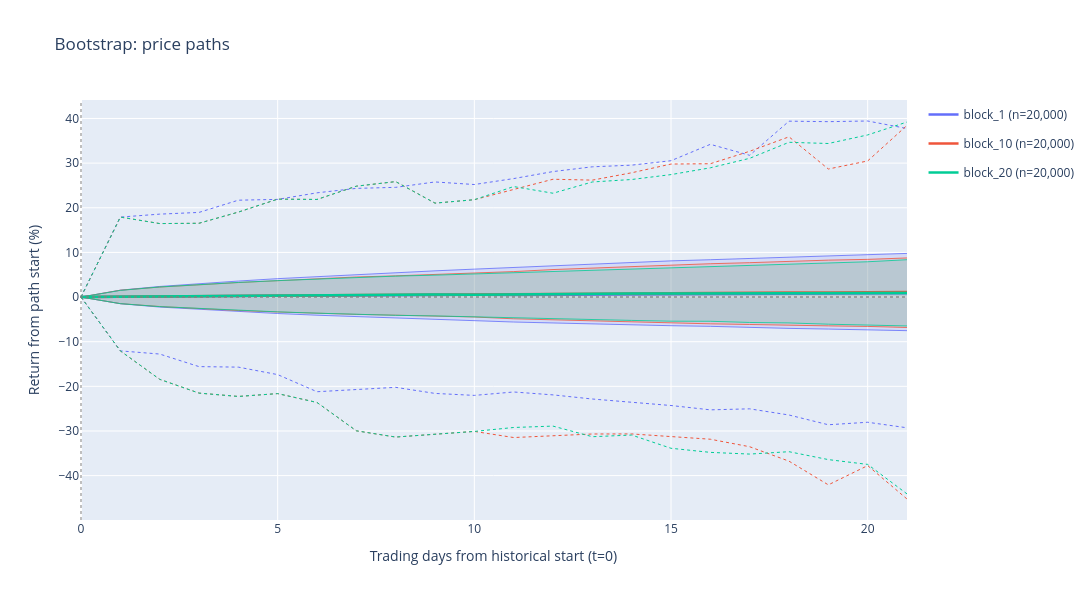

The notebook cell this image was saved under:
### Code cell
bootstrap.plot_paths()

### Figure 1 — Plotly figure (JSON) as saved in the notebook; plotly's stock layout.template omitted (floating-point values rounded to 4 significant figures)
{"data": [{"hovertemplate": "block_1 — P10<br>Trading day: %{x}<br>Return: %{y:.2f}%<extra></extra>", "legendgroup": "Bootstrap / block_1", "line": {"color": "#636EFA", "dash": "solid", "width": 0.8}, "mode": "lines", "name": "block_1 P10", "showlegend": false, "type": "scatter", "x": [0, 1, 2, 3, 4, 5, 6, 7, 8, 9, 10, 11, 12, 13, 14, 15, 16, 17, 18, 19, 20, 21], "y": [0, -1.489, -2.246, -2.779, -3.296, -3.689, -4.068, -4.404, -4.71, -5.052, -5.352, -5.592, -5.804, -6.049, -6.226, -6.421, -6.558, -6.828, -7.021, -7.173, -7.287, -7.532]}, {"fill": "tonexty", "fillcolor": "rgba(99,110,250,0.14)", "hovertemplate": "block_1 — P90<br>Trading day: %{x}<br>Return: %{y:.2f}%<extra></extra>", "legendgroup": "Bootstrap / block_1", "line": {"color": "#636EFA", "dash": "solid", "width": 0.8}, "mode": "lines", "name": "block_1 P90", "showlegend": false, "type": "scatter", "x": [0, 1, 2, 3, 4, 5, 6, 7, 8, 9, 10, 11, 12, 13, 14, 15, 16, 17, 18, 19, 20, 21], "y": [0, 1.538, 2.373, 3.039, 3.583, 4.122, 4.594, 5.085, 5.503, 5.871, 6.253, 6.652, 7.012, 7.323, 7.69, 8.105, 8.36, 8.662, 8.936, 9.262, 9.538, 9.775]}, {"hovertemplate": "block_1 — Min<br>Trading day: %{x}<br>Return: %{y:.2f}%<extra></extra>", "legendgroup": "Bootstrap / block_1", "line": {"color": "#636EFA", "dash": "dot", "width": 1}, "mode": "lines", "name": "block_1 Min", "showlegend": false, "type": "scatter", "x": [0, 1, 2, 3, 4, 5, 6, 7, 8, 9, 10, 11, 12, 13, 14, 15, 16, 17, 18, 19, 20, 21], "y": [0, -12.06, -12.77, -15.58, -15.7, -17.37, -21.21, -20.65, -20.22, -21.59, -22.03, -21.27, -21.91, -22.84, -23.55, -24.3, -25.27, -25.04, -26.42, -28.61, -28.05, -29.28]}, {"hovertemplate": "block_1 — Max<br>Trading day: %{x}<br>Return: %{y:.2f}%<extra></extra>", "legendgroup": "Bootstrap / block_1", "line": {"color": "#636EFA", "dash": "dot", "width": 1}, "mode": "lines", "name": "block_1 Max", "showlegend": false, "type": "scatter", "x": [0, 1, 2, 3, 4, 5, 6, 7, 8, 9, 10, 11, 12, 13, 14, 15, 16, 17, 18, 19, 20, 21], "y": [0, 17.91, 18.57, 18.96, 21.7, 21.88, 23.35, 24.35, 24.57, 25.78, 25.21, 26.54, 28.1, 29.17, 29.55, 30.54, 34.21, 31.75, 39.4, 39.29, 39.44, 37.75]}, {"hovertemplate": "block_1 — Median<br>Trading day: %{x}<br>Return: %{y:.2f}%<extra></extra>", "legendgroup": "Bootstrap / block_1", "line": {"color": "#636EFA", "dash": "solid", "width": 2.5}, "mode": "lines", "name": "block_1 (n=20,000)", "showlegend": true, "type": "scatter", "x": [0, 1, 2, 3, 4, 5, 6, 7, 8, 9, 10, 11, 12, 13, 14, 15, 16, 17, 18, 19, 20, 21], "y": [0, 0.08367, 0.1572, 0.2114, 0.2718, 0.2906, 0.3076, 0.3785, 0.4147, 0.467, 0.5085, 0.4799, 0.5016, 0.5529, 0.5585, 0.6153, 0.6783, 0.6753, 0.723, 0.7173, 0.7761, 0.825]}, {"hovertemplate": "block_10 — P10<br>Trading day: %{x}<br>Return: %{y:.2f}%<extra></extra>", "legendgroup": "Bootstrap / block_10", "line": {"color": "#EF553B", "dash": "solid", "width": 0.8}, "mode": "lines", "name": "block_10 P10", "showlegend": false, "type": "scatter", "x": [0, 1, 2, 3, 4, 5, 6, 7, 8, 9, 10, 11, 12, 13, 14, 15, 16, 17, 18, 19, 20, 21], "y": [0, -1.478, -2.122, -2.605, -3.015, -3.348, -3.655, -3.884, -4.062, -4.26, -4.47, -4.874, -5.101, -5.371, -5.664, -5.809, -5.999, -6.146, -6.358, -6.457, -6.58, -6.817]}, {"fill": "tonexty", "fillcolor": "rgba(239,85,59,0.14)", "hovertemplate": "block_10 — P90<br>Trading day: %{x}<br>Return: %{y:.2f}%<extra></extra>", "legendgroup": "Bootstrap / block_10", "line": {"color": "#EF553B", "dash": "solid", "width": 0.8}, "mode": "lines", "name": "block_10 P90", "showlegend": false, "type": "scatter", "x": [0, 1, 2, 3, 4, 5, 6, 7, 8, 9, 10, 11, 12, 13, 14, 15, 16, 17, 18, 19, 20, 21], "y": [0, 1.535, 2.238, 2.778, 3.248, 3.662, 4.111, 4.497, 4.748, 5.03, 5.26, 5.706, 6.16, 6.525, 6.868, 7.127, 7.466, 7.699, 8.026, 8.268, 8.441, 8.758]}, {"hovertemplate": "block_10 — Min<br>Trading day: %{x}<br>Return: %{y:.2f}%<extra></extra>", "legendgroup": "Bootstrap / block_10", "line": {"color": "#EF553B", "dash": "dot", "width": 1}, "mode": "lines", "name": "block_10 Min", "showlegend": false, "type": "scatter", "x": [0, 1, 2, 3, 4, 5, 6, 7, 8, 9, 10, 11, 12, 13, 14, 15, 16, 17, 18, 19, 20, 21], "y": [0, -12.06, -18.43, -21.52, -22.27, -21.63, -23.61, -29.96, -31.36, -30.8, -30.1, -31.47, -31.08, -30.68, -30.66, -31.17, -31.84, -33.53, -36.76, -42.07, -37.75, -45.24]}, {"hovertemplate": "block_10 — Max<br>Trading day: %{x}<br>Return: %{y:.2f}%<extra></extra>", "legendgroup": "Bootstrap / block_10", "line": {"color": "#EF553B", "dash": "dot", "width": 1}, "mode": "lines", "name": "block_10 Max", "showlegend": false, "type": "scatter", "x": [0, 1, 2, 3, 4, 5, 6, 7, 8, 9, 10, 11, 12, 13, 14, 15, 16, 17, 18, 19, 20, 21], "y": [0, 17.91, 16.46, 16.52, 19.03, 21.93, 21.86, 24.83, 25.86, 21.04, 21.81, 24.13, 26.39, 26.19, 27.84, 29.79, 29.86, 32.65, 35.89, 28.68, 30.49, 38.45]}, {"hovertemplate": "block_10 — Median<br>Trading day: %{x}<br>Return: %{y:.2f}%<extra></extra>", "legendgroup": "Bootstrap / block_10", "line": {"color": "#EF553B", "dash": "solid", "width": 2.5}, "mode": "lines", "name": "block_10 (n=20,000)", "showlegend": true, "type": "scatter", "x": [0, 1, 2, 3, 4, 5, 6, 7, 8, 9, 10, 11, 12, 13, 14, 15, 16, 17, 18, 19, 20, 21], "y": [0, 0.07822, 0.1574, 0.2438, 0.29, 0.3947, 0.4088, 0.4243, 0.489, 0.5749, 0.583, 0.6545, 0.6952, 0.7331, 0.7843, 0.8267, 0.8923, 0.9305, 0.9917, 1.03, 1.083, 1.122]}, {"hovertemplate": "block_20 — P10<br>Trading day: %{x}<br>Return: %{y:.2f}%<extra></extra>", "legendgroup": "Bootstrap / block_20", "line": {"color": "#00CC96", "dash": "solid", "width": 0.8}, "mode": "lines", "name": "block_20 P10", "showlegend": false, "type": "scatter", "x": [0, 1, 2, 3, 4, 5, 6, 7, 8, 9, 10, 11, 12, 13, 14, 15, 16, 17, 18, 19, 20, 21], "y": [0, -1.482, -2.147, -2.571, -2.979, -3.317, -3.615, -3.915, -4.096, -4.231, -4.454, -4.689, -4.753, -5.047, -5.233, -5.409, -5.429, -5.695, -5.802, -6.08, -6.296, -6.471]}, {"fill": "tonexty", "fillcolor": "rgba(0,204,150,0.14)", "hovertemplate": "block_20 — P90<br>Trading day: %{x}<br>Return: %{y:.2f}%<extra></extra>", "legendgroup": "Bootstrap / block_20", "line": {"color": "#00CC96", "dash": "solid", "width": 0.8}, "mode": "lines", "name": "block_20 P90", "showlegend": false, "type": "scatter", "x": [0, 1, 2, 3, 4, 5, 6, 7, 8, 9, 10, 11, 12, 13, 14, 15, 16, 17, 18, 19, 20, 21], "y": [0, 1.492, 2.261, 2.805, 3.276, 3.68, 4.057, 4.357, 4.688, 4.904, 5.177, 5.494, 5.779, 6.083, 6.347, 6.587, 6.877, 7.234, 7.423, 7.636, 7.907, 8.364]}, {"hovertemplate": "block_20 — Min<br>Trading day: %{x}<br>Return: %{y:.2f}%<extra></extra>", "legendgroup": "Bootstrap / block_20", "line": {"color": "#00CC96", "dash": "dot", "width": 1}, "mode": "lines", "name": "block_20 Min", "showlegend": false, "type": "scatter", "x": [0, 1, 2, 3, 4, 5, 6, 7, 8, 9, 10, 11, 12, 13, 14, 15, 16, 17, 18, 19, 20, 21], "y": [0, -12.06, -18.43, -21.52, -22.27, -21.63, -23.61, -29.96, -31.36, -30.8, -30.1, -29.22, -28.91, -31.28, -30.91, -33.87, -34.79, -35.17, -34.64, -36.41, -37.48, -44.09]}, {"hovertemplate": "block_20 — Max<br>Trading day: %{x}<br>Return: %{y:.2f}%<extra></extra>", "legendgroup": "Bootstrap / block_20", "line": {"color": "#00CC96", "dash": "dot", "width": 1}, "mode": "lines", "name": "block_20 Max", "showlegend": false, "type": "scatter", "x": [0, 1, 2, 3, 4, 5, 6, 7, 8, 9, 10, 11, 12, 13, 14, 15, 16, 17, 18, 19, 20, 21], "y": [0, 17.91, 16.46, 16.52, 19.03, 21.93, 21.86, 24.83, 25.86, 21.04, 21.81, 24.75, 23.25, 25.78, 26.33, 27.43, 28.95, 31.08, 34.67, 34.39, 36.31, 39.21]}, {"hovertemplate": "block_20 — Median<br>Trading day: %{x}<br>Return: %{y:.2f}%<extra></extra>", "legendgroup": "Bootstrap / block_20", "line": {"color": "#00CC96", "dash": "solid", "width": 2.5}, "mode": "lines", "name": "block_20 (n=20,000)", "showlegend": true, "type": "scatter", "x": [0, 1, 2, 3, 4, 5, 6, 7, 8, 9, 10, 11, 12, 13, 14, 15, 16, 17, 18, 19, 20, 21], "y": [0, 0.0817, 0.1641, 0.2487, 0.316, 0.3954, 0.4288, 0.425, 0.4961, 0.5762, 0.5398, 0.646, 0.7403, 0.7747, 0.8117, 0.8006, 0.8049, 0.8637, 0.8899, 0.8922, 0.9105, 0.8844]}], "layout": {"height": 600, "hovermode": "closest", "legend": {"groupclick": "togglegroup"}, "shapes": [{"line": {"color": "gray", "dash": "dot"}, "opacity": 0.65, "type": "line", "x0": 0, "x1": 1, "xref": "x domain", "y0": 0, "y1": 0, "yref": "y"}, {"line": {"color": "gray", "dash": "dot"}, "opacity": 0.5, "type": "line", "x0": 0, "x1": 0, "xref": "x", "y0": 0, "y1": 1, "yref": "y domain"}], "title": {"text": "Bootstrap: price paths"}, "width": 1200, "xaxis": {"autorange": true, "range": [-0.02298, 21], "title": {"text": "Trading days from historical start (t=0)"}, "type": "linear"}, "yaxis": {"autorange": true, "range": [-49.94, 44.14], "title": {"text": "Return from path start (%)"}, "type": "linear"}}}
